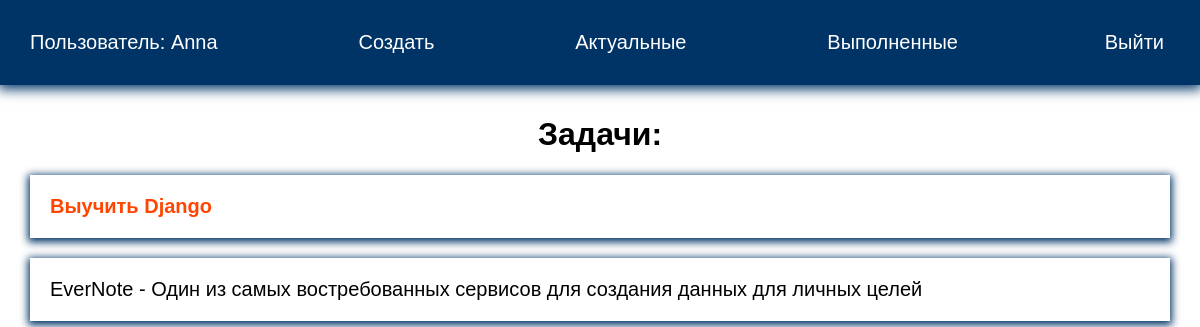
Screenshot of /current/ (signed in) with the database file from the repository.
### todo/models.py (models this page shows, shortened)
class Todo(models.Model):
    title = models.CharField(max_length=100)
    memo = models.TextField(blank=True)
    created = models.DateTimeField(auto_now_add=True)
    date_completed = models.DateTimeField(blank=True, null=True)
    important = models.BooleanField(default=False)
    user = models.ForeignKey(User, on_delete=models.CASCADE)

### todo/views.py (the view)
# urls.py: path('current/', views.current_todos, name='currenttodos'),
@login_required()
def current_todos(request):
    todos = Todo.objects.filter(user=request.user, date_completed__isnull=True)
    return render(request, 'todo/currenttodos.html', {'todos': todos})

### todo/templates/todo/currenttodos.html
{% extends 'todo/base.html' %}
{% block content %}
<h1>Задачи:</h1>
<ul>
    {% for todo in todos %}
    <li>
        <a href="{% url 'viewtodo' todo.id %}">
        {% if todo.important %}
        <b>{{todo.title}}</b>
        {% else %}
        {{todo.title}}
        {% endif %}
        {% if todo.memo %}
            - {{ todo.memo }}
        {% endif %}
        </a>
    </li>
    {% endfor %}
</ul>
{% endblock %}

### todo/templates/todo/base.html (shortened to what this page needs)
<!DOCTYPE html>
{% load static %}
<html lang="en">
<head>
    <link rel="stylesheet" href="{% static 'css/style.css' %}">
</head>
<body>
<div class="menu">
    <div class="wrap">
        <ul>
            {% if user.is_authenticated %}
            <li class="logo">Пользователь: {{ user.username }}</li>
            <li><a href="{% url 'createtodo' %}">Создать</a></li>
            <li><a href="{% url 'currenttodos' %}">Актуальные</a></li>
            <li><a href="{% url 'completedtodos' %}">Выполненные</a></li>
            <li>
                <form action="{% url 'logoutuser' %}" method="post">
                    <button class="top">Выйти</button>
                </form>
            </li>
            {% else %}
            <li><a href="{% url 'signupuser' %}">Зарегистрироваться</a></li>
            <li><a href="{% url 'loginuser' %}">Войти</a></li>
            {% endif %}
        </ul>
    </div>
</div>
<div class="content">
    <div class="wrap">
        {% block content %}
        {% endblock %}
    </div>
</div>
</body>
</html>

### todo/static/css/style.css (style rules this page uses)
body { padding: 0; margin: 0; font-family: Arial, Helvetica, sans-serif; }
.wrap { max-width: 1200px; margin: 0 auto; padding: 10px 30px; box-sizing: border-box; }
.menu { background: #003366; box-shadow: 0 2px 12px 2px #003366; }
ul { list-style: none; padding: 0; }
.menu ul { display: flex; justify-content: space-between; align-items: center; font-size: 20px; }
.menu a, .menu li { color: #FFF; }
a { text-decoration: none; }
.center, h1, h2, h3 { text-align: center; }
.top { background: transparent; border: none; color: #FFF; font-size: 20px; cursor: pointer; }
.content li { box-shadow: 0 2px 8px 2px #003366; margin-bottom: 20px; font-size: 20px; }
.content a, .comleted li { color: black; display: block; padding: 20px; }
a b { color: orangered; }

### rows the page displays
Todo: title "Выучить Django"
Todo: title "EverNote", memo "Один из самых востребованных сервисов для создания данных для личных целей"

### other values shown
{{ user.username }} "Anna"
